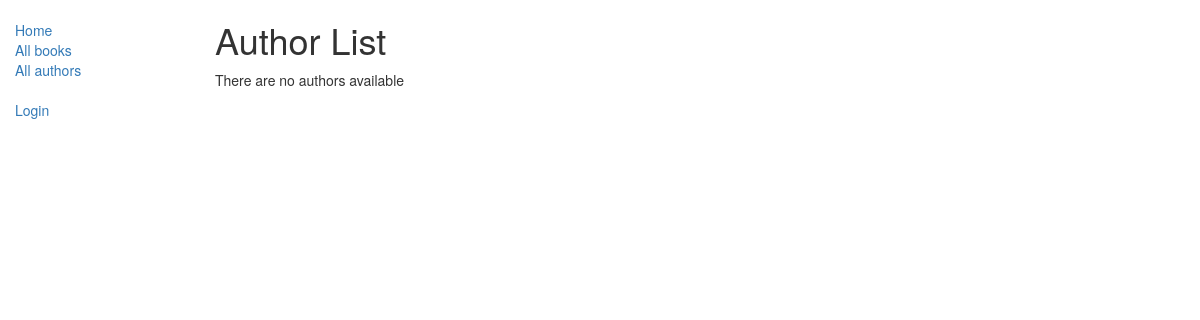
Page /catalog/authors/ on the earlier database version.
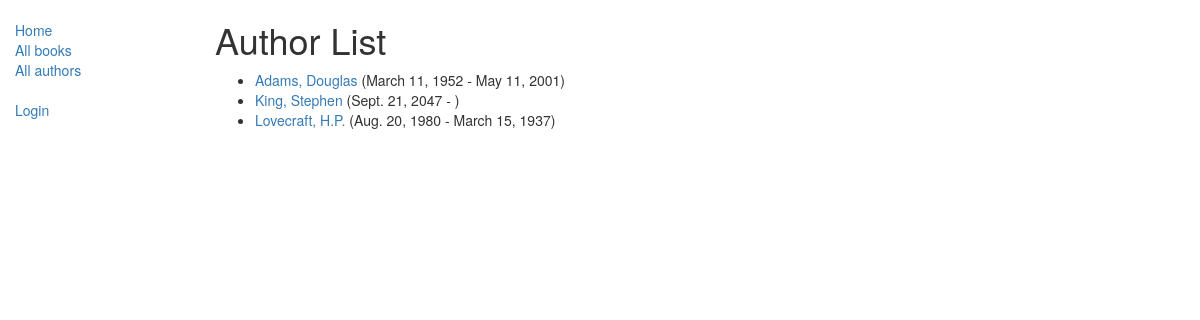
Same page on the later database version.
### catalog/models.py (models this page shows)
class Author(models.Model):
    first_name = models.CharField(max_length=100)
    last_name = models.CharField(max_length=100)
    date_of_birth = models.DateField(null=True, blank=True)
    date_of_death = models.DateField('died', null=True, blank=True)
    class Meta:
        ordering = ["last_name","first_name"]
    def get_absolute_url(self):
        return reverse('author-detail', args=[str(self.id)])
    def __str__(self):
        return '{0}, {1}'.format(self.last_name,self.first_name)

### catalog/views.py (the view)
# urls.py: path('authors/', views.AuthorListView.as_view(), name='authors'),
class AuthorListView(generic.ListView):
    model = Author
    paginate_by = 10

### catalog/templates/catalog/author_list.html
{% extends "base_generic.html" %}
{% block content %}
    <h1>Author List</h1>
    {% if author_list %}
    <ul>
        {% for author in author_list %}
        <li>
            <a href="{{ author.get_absolute_url }}">{{ author }}</a> ({{ author.date_of_birth }} - {% if author.date_of_death %}{{ author.date_of_death}}{% endif %})
        </li>
        {% endfor %}
    </ul>
    {% else %}
        <p>There are no authors available</p>
    {% endif %}
{% endblock %}

### catalog/templates/base_generic.html (shortened to what this page needs)
<!DOCTYPE html>
<html lang="en">
<head>
  <link rel="stylesheet" href="https://maxcdn.bootstrapcdn.com/bootstrap/3.3.7/css/bootstrap.min.css">
  {% load static %}
  <link rel="stylesheet" href="{% static 'css/styles.css' %}">
</head>
<body>
<div class="container-fluid">
<div class="row">
  <div class="col-sm-2">
  {% block sidebar %}
  <ul class="sidebar-nav">
    <li><a href="{% url 'index' %}">Home</a></li>
    <li><a href="{% url 'books' %}">All books</a></li>
    <li><a href="{% url 'authors' %}">All authors</a></li>
  </ul>
  <ul class="sidebar-nav">
   {% if user.is_authenticated %}
     <li>User: {{ user.get_username }}</li>
     <li><a href="{% url 'my-borrowed' %}">My Borrowed</a></li>
     <li><a href="{% url 'logout'%}?next={{request.path}}">Logout</a></li>
   {% else %}
     <li><a href="{% url 'login'%}?next={{request.path}}">Login</a></li>
   {% endif %}
  </ul>
{% endblock %}
  </div>
  <div class="col-sm-10 ">
  {% block content %}{% endblock %}
  </div>
</div>
</div>
</body>
</html>

### catalog/static/css/styles.css (style rules this page uses)
.sidebar-nav { margin-top: 20px; padding: 0; list-style: none; }

Differences in the rows shown:
added Author: last_name+first_name "Adams, Douglas", date_of_birth "March 11, 1952", date_of_death "May 11, 2001"
added Author: last_name+first_name "King, Stephen", date_of_birth "Sept. 21, 2047"
added Author: last_name+first_name "Lovecraft, H.P.", date_of_birth "Aug. 20, 1980", date_of_death "March 15, 1937"
Other differences:
text no longer shown: "There are no authors available"
